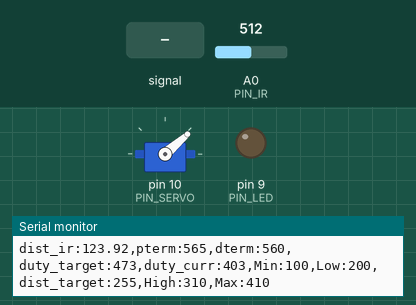
Recording of a sketch running on a simulated Arduino Uno, built with avr-gcc and run on an emulated ATmega328P. On the bench: servo, output pins drawn as LEDs (lit = HIGH), the last lines printed to the serial monitor. The inputs (shaded band) are chosen by the test bench; at power-on: A0 (PIN_IR) = 512.

Above: at 1.2 s.
1.3 s: A0 (PIN_IR) fed a 200 Hz sine of ±81 counts around its level
At 1.66 s:
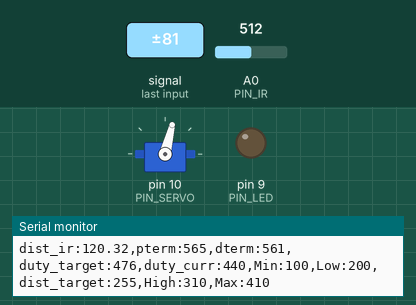
4.3 s: A0 (PIN_IR) set to 716
At 5.1 s:
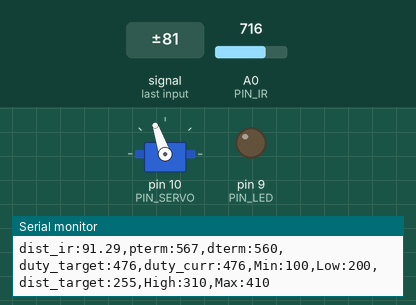
5.8 s: A0 (PIN_IR) set to 900
At 6.2 s:
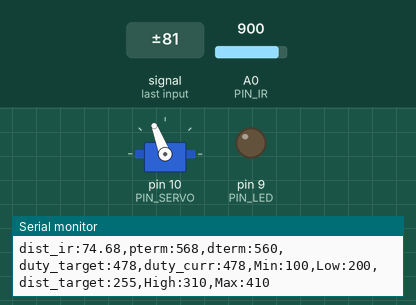
Timing chart, 0 to 8.8 s (numbered marks = the images above; inputs shaded):
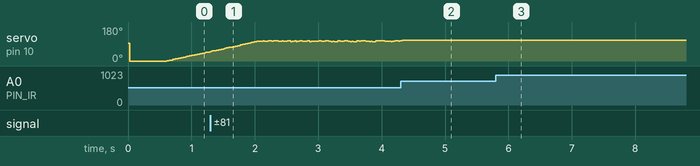

The sketch:

PDControl.ino
```cpp
#include <Servo.h>

/////////////////////////////
// Configurable parameters //
/////////////////////////////

// Arduino pin assignment
#define PIN_LED 9         // [1234] LED를 아두이노 GPIO 9번 핀에 연결
#define PIN_SERVO 10    // [3069] 서보모터를 아두이노 GPIO 10번 핀에 연결
#define PIN_IR A0     // [3070] 적외선 센서를 아두이노 아날로그 A0핀에 연결

// Framework setting
#define _DIST_TARGET 235    // [2635] 목표하는 위치
#define _DIST_MIN 100   //[3050] 거리의 최솟값이 100mm
#define _DIST_MAX 400                   //[3068] 거리의 최대값 410mm

// Distance sensor
#define _DIST_ALPHA 0.6   //[3054] 센서 보정정도
// [3131] EMA필터값
// Servo range
#define _DUTY_MIN 1300    // [3052] 서보의 최소각도를 microseconds로 표현
#define _DUTY_NEU 1520    // [3070] 레일플레이트 중립위치를 만드는 서보 duty값
#define _DUTY_MAX 1740                //[3062] 서보의 최대각도의 microseconds의 값

// Servo speed control
#define _SERVO_ANGLE 40   // [3131] 최대 가동범위에 따른 목표 서보 회전각
#define _SERVO_SPEED 70   //[3064]서보 속도를 30으로
#define LENGTH 30
#define k_LENGTH 8

// Event periods
#define _INTERVAL_DIST 20   // [2635] 적외선센서 업데이트 주기
#define _INTERVAL_SERVO 20  // [2635] 서보 업데이트 주기
#define _INTERVAL_SERIAL 100  // [3070] 시리얼 플로터 갱신 속도

// PID parameters
#define _KP 0.7// [2635] P 이득 비율(?)
#define _KI 0.0   // [2635] I 이득 비율
#define _KD 50 // [2635] D 이득 비율
#define X 0

//////////////////////
// global variables //
//////////////////////

// Servo instance
Servo myservo; // [3070] 서보 객체 생성

// Distance sensor
float dist_target; // [1234] location to send the ball
float dist_raw; // [3070] 거리와 노이즈 필터 적용 후 거리를 저장하기 위한 변수
float dist_list[LENGTH], sum, dist_ema;
float dist_filtered;

// Event periods
unsigned long last_sampling_time_dist, last_sampling_time_servo,
         last_sampling_time_serial;
// [2635] 각 이벤트별 업데이트를 위해 측정하는 시간
//[3054] 마지막으로 측정한 거리, 마지막으로 측정한 서보 각도
bool event_dist, event_servo, event_serial; // [2635] 이벤트별 이번 루프에서 업데이트 여부

// Servo speed control
int duty_chg_per_interval; // [3055] 서보속도 제어를 위한 변수 선언
int duty_target, duty_curr; // [3131] 목표duty, 현재duty

// PID variables
float error_curr, error_prev = 0, control, pterm, dterm, iterm; // [3070] PID 제어를 위한 현재 오차, 이전오차, 컨트롤(?), p 값, d 값, i 값 변수 선언


void setup() {
  // initialize GPIO pins for LED and attach servo
  pinMode(PIN_LED, OUTPUT); //[3062] 핀 LED 활성화
  myservo.attach(PIN_SERVO); // [3070] 서보 구동을 위한 서보 초기화

  // initialize global variables
  duty_target, duty_curr = _DIST_MIN; // [3055] duty_target, duty_curr 초기화
  last_sampling_time_dist, last_sampling_time_servo, last_sampling_time_serial = 0;
  // [3055] 샘플링 타임 변수 초기화
  dist_raw, dist_ema = _DIST_MIN; // [3055] dist 변수 초기화
  pterm = iterm = dterm = 0; // [2635] pid 제어값에서 우선 p 만 사용하도록

  // move servo to neutral position
  myservo.writeMicroseconds(_DUTY_NEU);

  // initialize serial port
  Serial.begin(57600);

  // convert angle speed into duty change per interval.
  duty_chg_per_interval = (_DUTY_MAX - _DUTY_MIN) / (float)(_SERVO_ANGLE) * (_SERVO_SPEED / 1000.0) * _INTERVAL_SERVO; // [3131] 설정한 서보 스피드에 따른 duty change per interval 값을 변환

}


void loop() {
  // [3055] indentation 수정(space 4칸)
  /////////////////////
  // Event generator //
  /////////////////////
  unsigned long time_curr = millis(); // [3070] 이벤트 업데이트 주기 계산을 위한 현재 시간
  // [3070] 이벤트 주기가 돌아올때까지 현재시간과 비교하며 기다리도록 함.
  if (time_curr >= last_sampling_time_dist + _INTERVAL_DIST) {
    last_sampling_time_dist += _INTERVAL_DIST;
    event_dist = true;
  }
  if (time_curr >= last_sampling_time_servo + _INTERVAL_SERVO) {
    last_sampling_time_servo += _INTERVAL_SERVO;
    event_servo = true;
  }
  if (time_curr >= last_sampling_time_serial + _INTERVAL_SERIAL) {
    last_sampling_time_serial += _INTERVAL_SERIAL;
    event_serial = true;
  }

  ////////////////////
  // Event handlers //
  ////////////////////

  if (event_dist) {
    event_dist = false; // [2635] 업데이트 대기
    dist_filtered = ir_distance_filtered(); // [2635] 센서 값 받아와서 변수에 저장

    error_curr = (_DIST_TARGET - dist_filtered); // [2635] 오차 계산
    pterm = _KP * (error_curr/(_DIST_MAX-_DIST_MIN)*(_DUTY_MAX-_DUTY_MIN)); // [2635] p값은 오차
    dterm = _KD * (error_curr - error_prev);
    //control = (_KP * pterm); // [2635] control 값, i와 d는 현재 0
    control = pterm+dterm;
    duty_target = _DUTY_NEU + control;
    error_prev = error_curr;
    // duty_target = f(duty_neutral, control)
    //duty_target = control/(_DIST_MAX-_DIST_MIN)*(_DUTY_MAX-_DUTY_MIN)+_DUTY_NEU;

    if (duty_target < _DUTY_MIN) // [2635] 양극값 넘어가는 경우 극값으로 제한
    {
      duty_target = _DUTY_MIN;
    }
    if (duty_target > _DUTY_MAX)
    {
      duty_target = _DUTY_MAX;
    }
  }

  if (event_servo) {
    event_servo = false; // [2635] 업데이트 대기
    // adjust duty_curr toward duty_target by duty_chg_per_interval
    if (duty_target > duty_curr) { // [3070]
      duty_curr += duty_chg_per_interval;
      if (duty_curr > duty_target) duty_curr = duty_target;
    }
    else {
      duty_curr -= duty_chg_per_interval * 2;
      if (duty_curr < duty_target) duty_curr = duty_target;
    }

    // update servo position
    myservo.writeMicroseconds((int)duty_curr); // [3070]

    event_servo = false; // [3055] 모든 작업이 끝나면 이벤트를 다시 false로
  }

  if (event_serial) {
    event_serial = false; // [3070] 이벤트 주기가 왔다면 다시 false로 만들고 이벤트를 수행
    Serial.print("dist_ir:");
    Serial.print(dist_filtered);
    Serial.print(",pterm:");
    Serial.print(map(pterm,-1000,1000,510,610));
    Serial.print(",dterm:");
    Serial.print(map(dterm,-1000,1000,510,610));
    Serial.print(",duty_target:");
    Serial.print(map(duty_target,1000,2000,410,510));
    //Serial.print(duty_target);
    Serial.print(",duty_curr:");
    Serial.print(map(duty_curr,1000,2000,410,510));
    Serial.println(",Min:100,Low:200,dist_target:255,High:310,Max:410");

    event_serial = false; // [3055] event_serial false로 변경
  }
}

float f(float raw, float a, float b) {
  return 300 / (b - a) * (raw - a) + 100;
}

float ir_distance(void) { // return value unit: mm
  float val; // [3055] 변수 val 선언
  float volt = float(analogRead(PIN_IR)); // [3055] volt변수에 적외선 센서 측정값 입력
  val = ((6762.0 / (volt - 9.0)) - 4.0) * 10.0; // [3055] volt 값 보정
  return f(val, 66, 280); // [3055] val 리턴
}

float ir_distance_filtered() { // 김태완 님의 ir_filter 소스를 사용했습니다.
  float sum = 0;
  float alpha = _DIST_ALPHA;
  int iter = 0;
  int a,b;
  while (iter < LENGTH)
  {
    dist_list[iter] = ir_distance();
    sum += dist_list[iter];
    iter++;
  }

  for (int i = 0; i < LENGTH-1; i++){
    for (int j = i+1; j < LENGTH; j++){
      if (dist_list[i] > dist_list[j]) {
        float tmp = dist_list[i];
        dist_list[i] = dist_list[j];
        dist_list[j] = tmp;
      }
    }
  }

  for (int i = 0; i < k_LENGTH; i++) {
    sum -= dist_list[i];
  }
  for (int i = 1; i <= k_LENGTH; i++) {
    sum -= dist_list[LENGTH-i];
  }

  float dist_cali = sum/(LENGTH-2*k_LENGTH);

  return alpha*dist_cali + (1-alpha)*dist_ema;
}
```

Measured:
- after the input at 4.3 s, servo on pin 10 (PIN_SERVO): goes on until 4.3 s, then stays 109°
- after the input at 5.8 s, servo on pin 10 (PIN_SERVO): 109° → 111° at once
